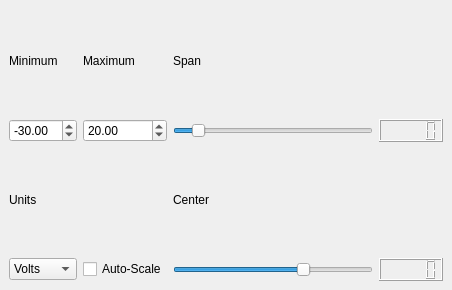
<?xml version="1.0" encoding="UTF-8"?>
<ui version="4.0">
 <class>ChartScaleControls</class>
 <widget class="QDockWidget" name="ChartScaleControls">
  <property name="geometry">
   <rect>
    <x>0</x>
    <y>0</y>
    <width>452</width>
    <height>290</height>
   </rect>
  </property>
  <property name="windowTitle">
   <string>Power Controls</string>
  </property>
  <widget class="QWidget" name="dockWidgetContents">
   <layout class="QGridLayout" name="gridLayout">
    <item row="0" column="0">
     <widget class="QLabel" name="label">
      <property name="text">
       <string>Minimum</string>
      </property>
     </widget>
    </item>
    <item row="0" column="1">
     <widget class="QLabel" name="label_2">
      <property name="text">
       <string>Maximum</string>
      </property>
     </widget>
    </item>
    <item row="0" column="2">
     <widget class="QLabel" name="label_3">
      <property name="text">
       <string>Span</string>
      </property>
     </widget>
    </item>
    <item row="1" column="0">
     <widget class="QDoubleSpinBox" name="minBox">
      <property name="minimum">
       <double>-200.000000000000000</double>
      </property>
      <property name="maximum">
       <double>100.000000000000000</double>
      </property>
      <property name="value">
       <double>-30.000000000000000</double>
      </property>
     </widget>
    </item>
    <item row="1" column="1">
     <widget class="QDoubleSpinBox" name="maxBox">
      <property name="minimum">
       <double>-200.000000000000000</double>
      </property>
      <property name="maximum">
       <double>100.989999999999995</double>
      </property>
      <property name="value">
       <double>20.000000000000000</double>
      </property>
     </widget>
    </item>
    <item row="1" column="2">
     <widget class="QSlider" name="spanSlider">
      <property name="minimum">
       <number>1</number>
      </property>
      <property name="maximum">
       <number>500</number>
      </property>
      <property name="value">
       <number>50</number>
      </property>
      <property name="orientation">
       <enum>Qt::Horizontal</enum>
      </property>
     </widget>
    </item>
    <item row="1" column="3">
     <widget class="QLCDNumber" name="spanLCD"/>
    </item>
    <item row="2" column="0">
     <widget class="QLabel" name="label_4">
      <property name="text">
       <string>Units</string>
      </property>
     </widget>
    </item>
    <item row="2" column="2">
     <widget class="QLabel" name="label_5">
      <property name="text">
       <string>Center</string>
      </property>
     </widget>
    </item>
    <item row="3" column="0">
     <widget class="QComboBox" name="unitsBox">
      <item>
       <property name="text">
        <string>Volts</string>
       </property>
      </item>
      <item>
       <property name="text">
        <string>dBm</string>
       </property>
      </item>
     </widget>
    </item>
    <item row="3" column="1">
     <widget class="QCheckBox" name="autoScaleButton">
      <property name="text">
       <string>Auto-Scale</string>
      </property>
     </widget>
    </item>
    <item row="3" column="2">
     <widget class="QSlider" name="centerSlider">
      <property name="minimum">
       <number>-200</number>
      </property>
      <property name="maximum">
       <number>100</number>
      </property>
      <property name="orientation">
       <enum>Qt::Horizontal</enum>
      </property>
     </widget>
    </item>
    <item row="3" column="3">
     <widget class="QLCDNumber" name="centerLCD"/>
    </item>
   </layout>
  </widget>
 </widget>
 <resources/>
 <connections>
  <connection>
   <sender>spanSlider</sender>
   <signal>valueChanged(int)</signal>
   <receiver>spanLCD</receiver>
   <slot>display(int)</slot>
   <hints>
    <hint type="sourcelabel">
     <x>240</x>
     <y>77</y>
    </hint>
    <hint type="destinationlabel">
     <x>355</x>
     <y>78</y>
    </hint>
   </hints>
  </connection>
  <connection>
   <sender>centerSlider</sender>
   <signal>valueChanged(int)</signal>
   <receiver>centerLCD</receiver>
   <slot>display(int)</slot>
   <hints>
    <hint type="sourcelabel">
     <x>268</x>
     <y>153</y>
    </hint>
    <hint type="destinationlabel">
     <x>341</x>
     <y>156</y>
    </hint>
   </hints>
  </connection>
 </connections>
</ui>
